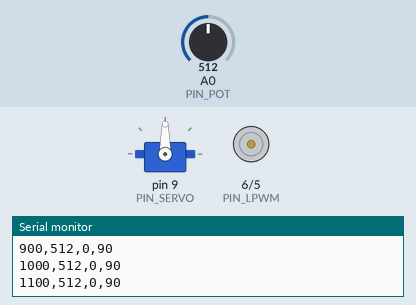
A sketch run on a simulated Arduino Mega 2560, built with avr-gcc and run on an emulated ATmega2560. Parts: servo, motor-driver pin pairs drawn as motors (green arrow = first pin HIGH = forward, orange = second pin HIGH = backward, longer = more drive), the last lines printed to the serial monitor. The test bench sets the inputs (shaded band); at power-on: A0 (PIN_POT) = 512.

Above: at 1.2 s.
1.3 s: A0 (PIN_POT) set to 716
At 2.2 s:
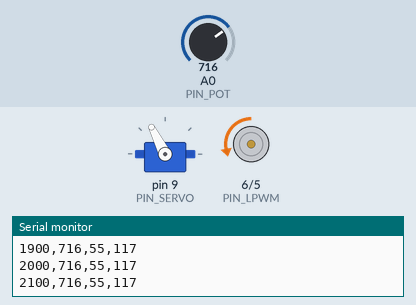
2.8 s: A0 (PIN_POT) set to 900
At 3.4 s:
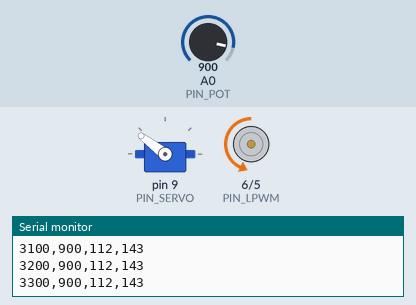
4.3 s: A0 (PIN_POT) set to 1023
At 5.5 s:
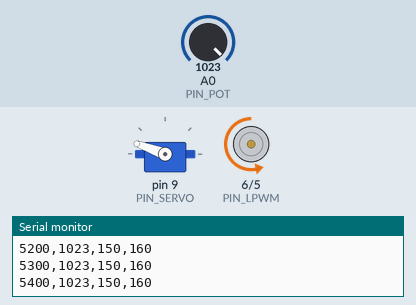
5.8 s: A0 (PIN_POT) set to 306
At 6.9 s:
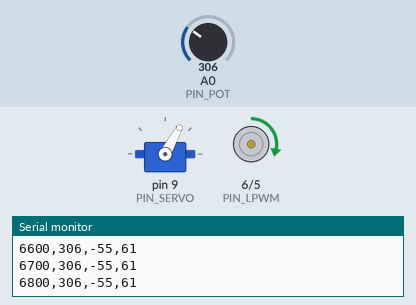
7.3 s: A0 (PIN_POT) set to 140
At 8.0 s:
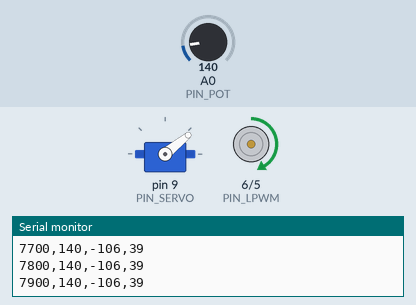
8.8 s: A0 (PIN_POT) set to 160
At 9.1 s:
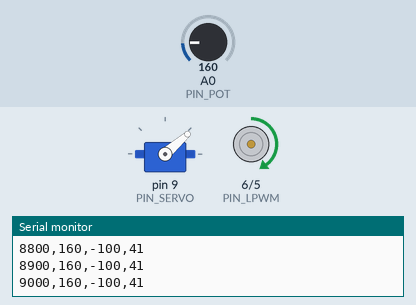
Timing chart, 0 to 11.3 s (numbered marks = the images above; inputs shaded):
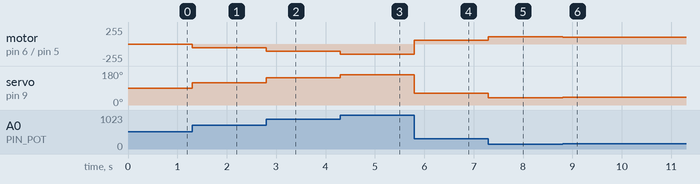

The sketch:

bench_v1.ino
```cpp
// AR-Mini · Breadboard 1 · bench_v1.ino  (Arduino Mega 2560)
// Potentiometer on A0 → speed/direction of one ROB0154 motor through a BTS7960 (D5 = RPWM, D6 = LPWM)
// and the angle of a TD-8120MG on D9. Serial 115200 prints CSV: ms,pot,pwm,angle  (10 times per second).
// BTS7960 enable (R_EN + L_EN) is on the rocker, not on the Mega → KILL stops the motor in hardware.
#include <Servo.h>

const int PIN_POT = A0, PIN_RPWM = 5, PIN_LPWM = 6, PIN_SERVO = 9;
const int DEAD = 25;          // ±25 around 512 = stop
const int PWM_MAX = 150;      // first test: ~60 % of 255; raise to 255 when everything is fine
Servo servo;
unsigned long lastPrint = 0;

void setup() {
  pinMode(PIN_RPWM, OUTPUT); pinMode(PIN_LPWM, OUTPUT);
  analogWrite(PIN_RPWM, 0); analogWrite(PIN_LPWM, 0);
  servo.attach(PIN_SERVO, 500, 2500);
  Serial.begin(115200);
  Serial.println("ms,pot,pwm,angle");
}

void loop() {
  int pot = analogRead(PIN_POT);            // 0..1023
  int pwm = 0;
  if (pot > 512 + DEAD) {                   // forward
    pwm = map(pot, 512 + DEAD, 1023, 0, PWM_MAX);
    analogWrite(PIN_LPWM, 0); analogWrite(PIN_RPWM, pwm);
  } else if (pot < 512 - DEAD) {            // reverse
    pwm = -map(pot, 512 - DEAD, 0, 0, PWM_MAX);
    analogWrite(PIN_RPWM, 0); analogWrite(PIN_LPWM, -pwm);
  } else {                                  // stop
    analogWrite(PIN_RPWM, 0); analogWrite(PIN_LPWM, 0);
  }
  int angle = map(pot, 0, 1023, 20, 160);   // keep 20° away from the ends — do not push the servo against its stops
  servo.write(angle);

  if (millis() - lastPrint >= 100) {
    lastPrint = millis();
    Serial.print(lastPrint); Serial.print(','); Serial.print(pot); Serial.print(',');
    Serial.print(pwm); Serial.print(','); Serial.println(angle);
  }
}
```

Measured:
- after the input at 1.3 s, motor on pin 6 (PIN_LPWM) / pin 5 (PIN_RPWM): stopped → backward 55/255 at once; servo on pin 9 (PIN_SERVO): 90° → 117° at once
- after the input at 2.8 s, motor on pin 6 (PIN_LPWM) / pin 5 (PIN_RPWM): backward 55/255 → backward 112/255 at once; servo on pin 9 (PIN_SERVO): 117° → 143° at once
- after the input at 4.3 s, motor on pin 6 (PIN_LPWM) / pin 5 (PIN_RPWM): backward 112/255 → backward 150/255 at once; servo on pin 9 (PIN_SERVO): 143° → 160° at once
- after the input at 5.8 s, motor on pin 6 (PIN_LPWM) / pin 5 (PIN_RPWM): backward 150/255 → forward 55/255 at once; servo on pin 9 (PIN_SERVO): 160° → 61° at once
- after the input at 7.3 s, motor on pin 6 (PIN_LPWM) / pin 5 (PIN_RPWM): forward 55/255 → forward 106/255 at once; servo on pin 9 (PIN_SERVO): 61° → 39° at once
- after the input at 8.8 s, motor on pin 6 (PIN_LPWM) / pin 5 (PIN_RPWM): forward 106/255 → forward 100/255 at once; servo on pin 9 (PIN_SERVO): 39° → 41° at once
